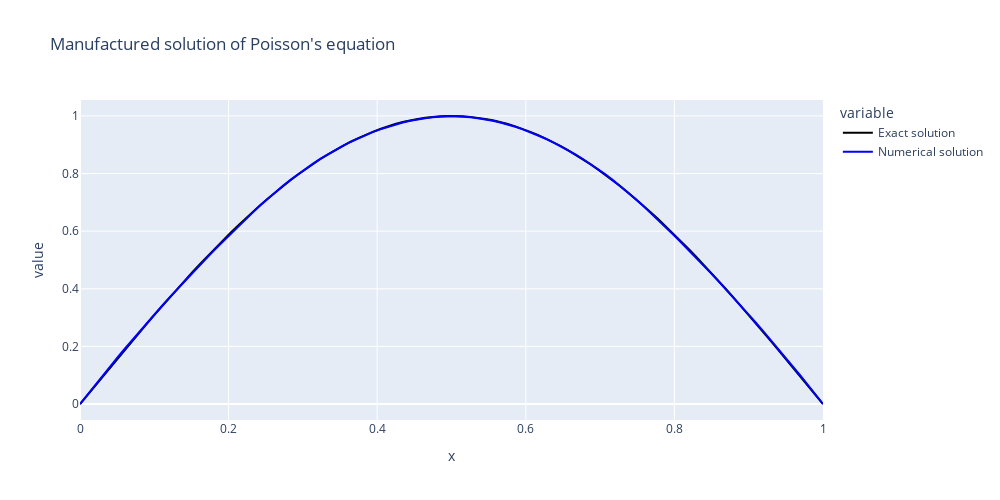

Notebook code for this chart:
### Code cell
import plotly.express as px

# Convert mesh coordinates and solutions to DataFrame for Plotly Express
import pandas as pd
data = pd.DataFrame({'x': points,
                     'Exact solution': [u_exact(x) for x in points],
                     'Numerical solution': [u_sol(x) for x in points]})

# Create a Plotly Express figure with colors specified
fig = px.line(data, x='x', y=['Exact solution', 'Numerical solution'], title='Manufactured solution of Poisson\'s equation',
              color_discrete_map={'Exact solution': 'black', 'Numerical solution': 'blue'})

fig.update_traces(mode="lines", hovertemplate=None)

# Set the figure size to achieve a 1:1 aspect ratio
fig.update_layout(
    hovermode='x',
    autosize=False,
    width=1000,  # You can adjust this value to get the desired aspect ratio
    height=500
)

# Show the Plotly Express figure
fig.show()
